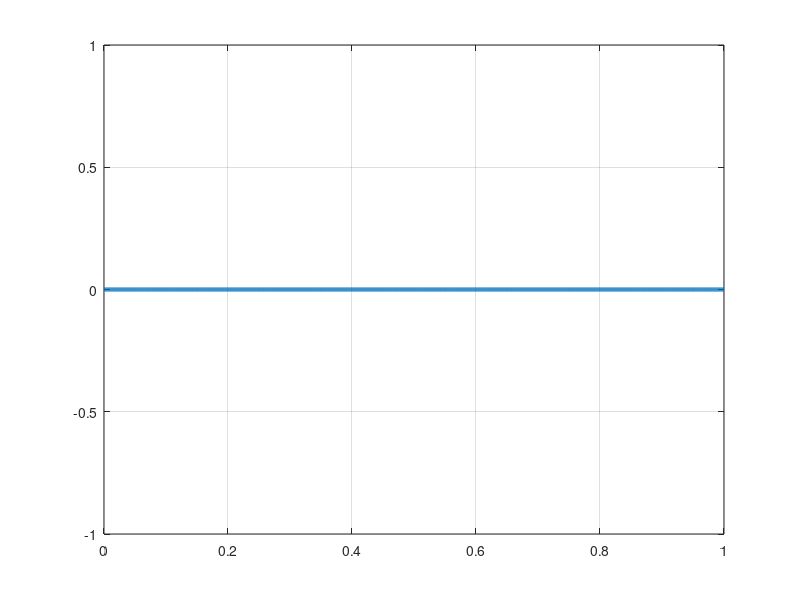

The MATLAB script that drew this image:
bits = input('prompt');
bitrate = 1;
n = 1000;
T = length(bits)/bitrate;
N = n*length(bits);
dt = T/N;
t = 0:dt:T;
x = zeros(1,length(t));
lastbit = 1;
for i=1:length(bits)
  if bits(i)==1
    x((i-1)*n+1:i*n) = -lastbit;
    lastbit = -lastbit;
  end
end
plot(t, x, 'Linewidth', 3);
counter = 0;
lastbit = 1;
for i = 1:length(t)
  if t(i)>counter
    counter = counter + 1;
    if x(i)==-lastbit
      result(counter) = 1;
      lastbit = -lastbit;
    else result(counter) = 0;
    end
  end
end
disp('AMI Decoding:');
disp(result);
grid on;
hold on;